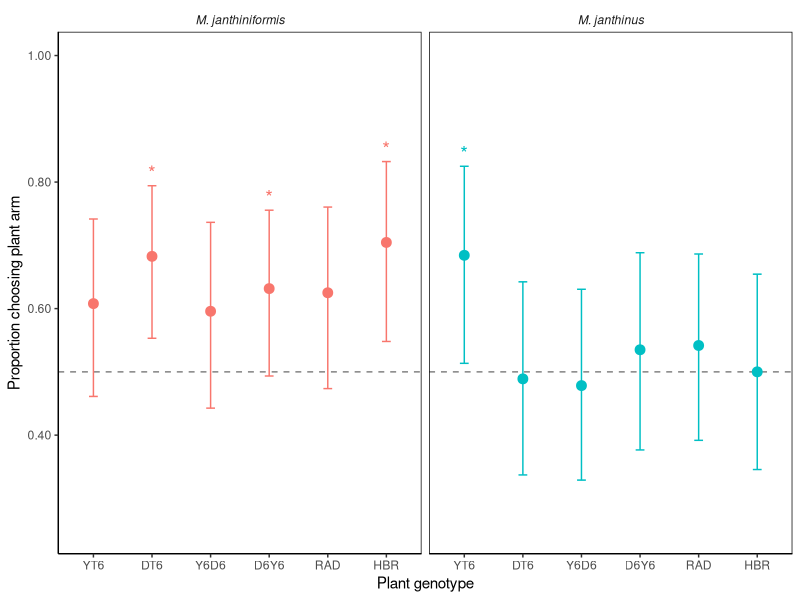

Write R code to recreate this figure.
library(dplyr)
library(tidyr)
library(readxl)
library(ggplot2)

# ── Data ──────────────────────────────────────────────────────────────────────
# New spreadsheet structure:
#   species   = weevil species (janthinus / janthiniformis)
#   Sex       = weevil sex (female / male) -- analyzed separately
#   Pos Trt   = plant genotype in the positive arm: yt6, dt6, hbr, rad, d6y6, y6d6
#               d6y6 = hybrid (dt6 parent first), y6d6 = hybrid (yt6 parent first)
#               Neg Trt is always blank (bl)
#   # Pos     = beetles choosing plant arm
#   # Neg     = beetles choosing blank arm
#   # NR      = non-responders (excluded from denominator)
#
# Each row is a single test day. Rows are aggregated across days within each
# species x sex x plant cell before testing.
#
# Male data exists only for dt6 and yt6; all other plant genotypes are female-only.

df_raw <- read_excel("data/ytubes/ytubes_results.xlsx",
                     sheet = "all") %>%
  rename(
    season    = Season,
    date      = Date,
    sex       = Sex,
    pos_trt   = `Pos Trt`,
    neg_trt   = `Neg Trt`,
    pos_count = `# Pos`,
    neg_count = `# Neg`,
    nr_count  = `# NR`
  ) %>%
  dplyr::select(species, season, date, sex, pos_trt, neg_trt,
                pos_count, neg_count, nr_count) %>%
  filter(!is.na(species)) %>%
  mutate(
    species = factor(species),
    sex     = factor(tolower(sex)),
    pos_trt = factor(pos_trt, levels = c("YT6", "DT6", "Y6D6", 
                                         "D6Y6", "RAD", "HBR"))
  )

# Aggregate across days within each species x sex x plant cell.
# NR excluded from total (denominator = choosers only).
df <- df_raw %>%
  group_by(species, sex, pos_trt) %>%
  summarise(
    pos_count = sum(pos_count, na.rm = TRUE),
    neg_count = sum(neg_count, na.rm = TRUE),
    nr_count  = sum(nr_count,  na.rm = TRUE),
    n_days    = n(),
    .groups   = "drop"
  ) %>%
  mutate(total = pos_count + neg_count)

# ── Per-cell binomial tests ───────────────────────────────────────────────────
# Two-sided exact binomial tests for CIs; one-sided (greater) for p-values.
# Tests whether proportion choosing plant arm exceeds 0.5.
# BH correction applied across all 16 simultaneous tests.

binom_df <- df %>%
  rowwise() %>%
  mutate(
    bt_two   = list(binom.test(pos_count, total, p = 0.5, alternative = "two.sided")),
    bt_one   = list(binom.test(pos_count, total, p = 0.5, alternative = "greater")),
    estimate = bt_two$estimate,
    lower.CL = bt_two$conf.int[1],
    upper.CL = bt_two$conf.int[2],
    p.value  = bt_one$p.value
  ) %>%
  ungroup() %>%
  dplyr::select(-bt_two, -bt_one) %>%
  mutate(
    sig = ifelse(p.value < 0.05, "*", "")
  )

# Print results table
binom_df %>%
  dplyr::select(species, sex, pos_trt, pos_count, neg_count, nr_count,
                total, n_days, estimate, lower.CL, upper.CL, p.value, sig) %>%
  arrange(species, sex, pos_trt) %>%
  print(n = Inf)

# ── Plot ──────────────────────────────────────────────────────────────────────
# Faceted by sex; x-axis = plant genotype; color = weevil species.
# Males only have dt6 and yt6 data.

p1 <- ggplot(binom_df %>% filter(sex == "female"),
             aes(x = pos_trt, y = estimate, color = species)) +
  geom_hline(yintercept = 0.5, linetype = "dashed", color = "gray50") +
  geom_errorbar(aes(ymin = lower.CL, ymax = upper.CL),
                width = 0.15) +
  geom_point(size = 3) +
  geom_text(aes(label = sig, y = upper.CL + 0.02),
            size = 5,
            show.legend = FALSE) +
  scale_x_discrete(limits = c("YT6", "DT6", "Y6D6", "D6Y6", "RAD", "HBR")) +
  scale_y_continuous(limits = c(0.25, 1.00),
                     labels = scales::number_format(accuracy = 0.01)) +
  facet_wrap(~ species, ncol = 2,
             labeller = labeller(species = c(
               "janthiniformis" = "M. janthiniformis",
               "janthinus"      = "M. janthinus"
             ))) +
  labs(
    x       = "Plant genotype",
    y       = "Proportion choosing plant arm"
  ) +
  theme_classic() +
  theme(
    strip.background  = element_blank(),
    strip.text        = element_text(face = "italic"),
    panel.border      = element_rect(color = "black", 
                                     fill = NA, 
                                     linewidth = 0.5),
    legend.position = "non"
    
  )

p1
